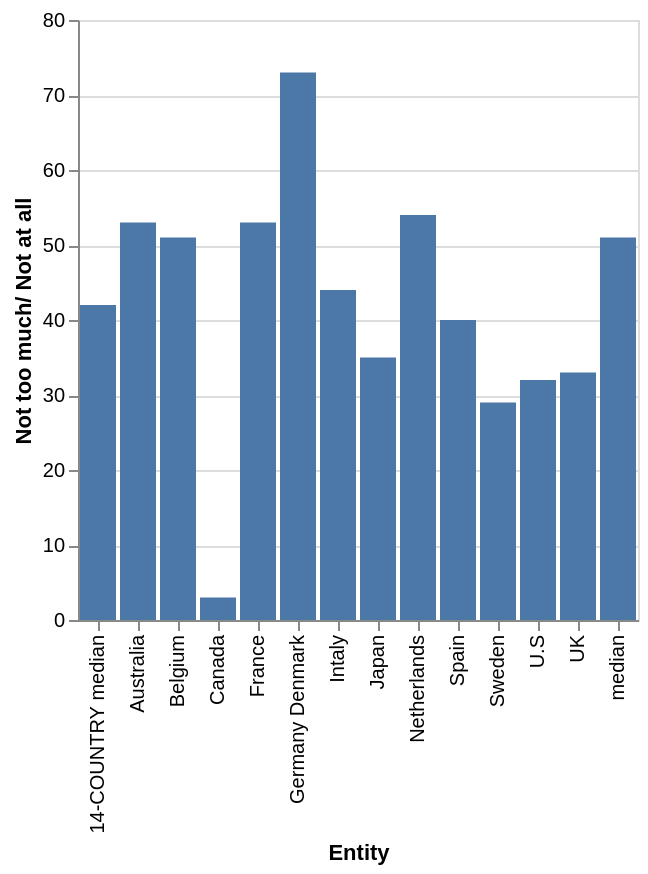

Here is the Vega-Lite specification saved for this chart:
### Vega-Lite specification from a JSON file in a GitHub repository (floating-point values rounded to 4 significant figures)
{"$schema": "https://vega.github.io/schema/vega-lite/v5.json", "description": "Bar chart auto-generated from CSV", "data": {"values": [{"Entity": "14-COUNTRY median", "Not too much/ Not at all": 42.0}, {"Entity": "Australia", "Not too much/ Not at all": 53.0}, {"Entity": "Japan", "Not too much/ Not at all": 35.0}, {"Entity": "South Korea", "Not too much/ Not at all": NaN}, {"Entity": "median", "Not too much/ Not at all": 51.0}, {"Entity": "Germany Denmark", "Not too much/ Not at all": 73.0}, {"Entity": "Netherlands", "Not too much/ Not at all": 54.0}, {"Entity": "France", "Not too much/ Not at all": 53.0}, {"Entity": "Belgium", "Not too much/ Not at all": 51.0}, {"Entity": "Intaly", "Not too much/ Not at all": 44.0}, {"Entity": "Spain", "Not too much/ Not at all": 40.0}, {"Entity": "UK", "Not too much/ Not at all": 33.0}, {"Entity": "Sweden", "Not too much/ Not at all": 29.0}, {"Entity": "Canada", "Not too much/ Not at all": 3.0}, {"Entity": "U.S", "Not too much/ Not at all": 32.0}]}, "mark": "bar", "encoding": {"x": {"field": "Entity", "type": "ordinal"}, "y": {"field": "Not too much/ Not at all", "type": "quantitative"}}}
